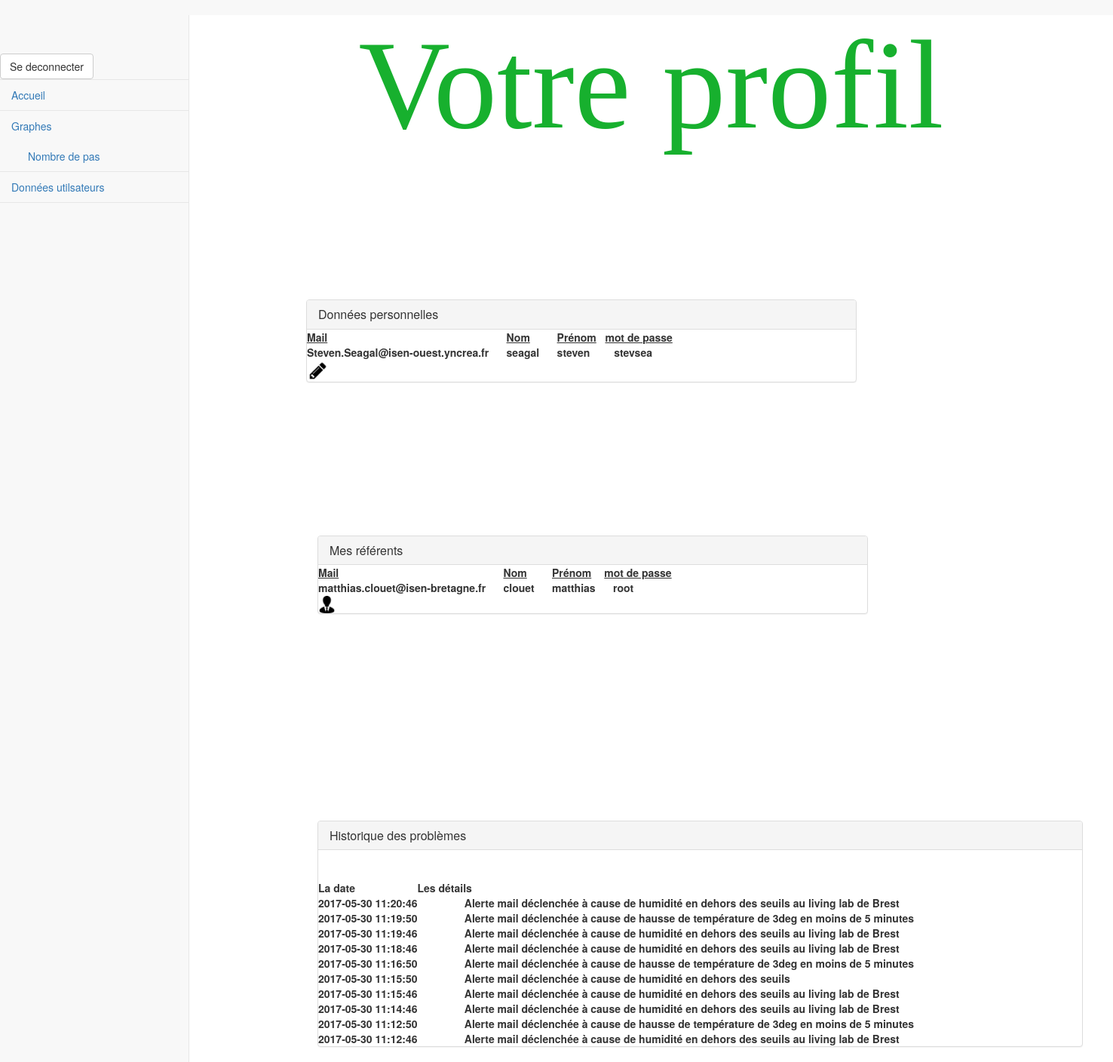
Page /web/pages/utilisateur.php (signed in) on the committed database.
### tables this page shows
CREATE TABLE `USER` (
  `MAIL_USER` varchar(50) NOT NULL,
  `LASTNAME_USER` varchar(30) DEFAULT NULL,
  `FIRSTNAME_USER` varchar(30) DEFAULT NULL,
  `PASS_USER` varchar(15) DEFAULT NULL,
  PRIMARY KEY (`MAIL_USER`)
);

CREATE TABLE `USER_CONTACT` (
  `MAIL_USER` varchar(50) NOT NULL,
  `MAIL_CONTACT` varchar(50) NOT NULL,
  PRIMARY KEY (`MAIL_USER`,`MAIL_CONTACT`),
  KEY `FK_USER_CONTACT2` (`MAIL_CONTACT`),
  CONSTRAINT `FK_USER_CONTACT` FOREIGN KEY (`MAIL_USER`) REFERENCES `USER` (`MAIL_USER`),
  CONSTRAINT `FK_USER_CONTACT2` FOREIGN KEY (`MAIL_CONTACT`) REFERENCES `CONTACT` (`MAIL_CONTACT`)
);

CREATE TABLE `CONTACT` (
  `MAIL_CONTACT` varchar(50) NOT NULL,
  `LASTNAME_CON` varchar(20) DEFAULT NULL,
  `FIRSTNAME_CON` varchar(20) DEFAULT NULL,
  `PASS_CON` varchar(15) DEFAULT NULL,
  PRIMARY KEY (`MAIL_CONTACT`)
);

CREATE TABLE `ALERT` (
  `ID_ALERT` int(11) NOT NULL AUTO_INCREMENT,
  `ID_ROOM` int(11) DEFAULT NULL,
  `MAIL_USER` varchar(50) DEFAULT NULL,
  `DTIME` datetime NOT NULL DEFAULT CURRENT_TIMESTAMP,
  `DETAIL` varchar(150) DEFAULT NULL,
  PRIMARY KEY (`ID_ALERT`)
);

### web/pages/BDD.php (the view, shortened to what this page needs)
<?php
include "../conf.php";
function affichRef($login){
		$sql = "SELECT * FROM USER_CONTACT, CONTACT WHERE USER_CONTACT.MAIL_CONTACT = CONTACT.MAIL_CONTACT AND USER_CONTACT.MAIL_USER='".$login."' ";
		global $conn;
		$resultat = $conn->query($sql);
		if ($resultat->num_rows > 0) {
    echo "<table><tr><th><u>Mail<u></th><th>&nbsp;&nbsp;&nbsp;&nbsp;&nbsp;&nbsp;<u>Nom</u></th><th>&nbsp;&nbsp;&nbsp;&nbsp;&nbsp;&nbsp;<u>Prénom</u></th><th>&nbsp;&nbsp;&nbsp;<u>mot de passe</u></th></tr>";
    while($row = $resultat->fetch_assoc()) {
        echo "<tr>\n\t<th>".$row["MAIL_CONTACT"]."</th>";
        echo "\t<th>&nbsp;&nbsp;&nbsp;&nbsp;&nbsp;&nbsp;".$row["LASTNAME_CON"]."</th>";
        echo "\t<th>&nbsp;&nbsp;&nbsp;&nbsp;&nbsp;&nbsp;".$row["FIRSTNAME_CON"]."</th>";
        echo "\t<th>&nbsp;&nbsp;&nbsp;&nbsp;&nbsp;&nbsp;".$row["PASS_CON"]."</th>";
    }
     echo"</table>";
  } else {
     echo "0 results";
  }
}
function affichDonne($login){
		$sql ="SELECT * FROM USER WHERE MAIL_USER = '".$login."' ";
		global $conn;
		$resultat = $conn->query($sql);
		if ($resultat->num_rows > 0) {
    echo "<table><tr><th><u>Mail<u></th><th>&nbsp;&nbsp;&nbsp;&nbsp;&nbsp;&nbsp;<u>Nom</u></th><th>&nbsp;&nbsp;&nbsp;&nbsp;&nbsp;&nbsp;<u>Prénom</u></th><th>&nbsp;&nbsp;&nbsp;<u>mot de passe</u></th></tr>";
    while($row = $resultat->fetch_assoc()) {
        echo "<tr>\n\t<th>".$row["MAIL_USER"]."</th>";
        echo "\t<th>&nbsp;&nbsp;&nbsp;&nbsp;&nbsp;&nbsp;".$row["LASTNAME_USER"]."</th>";
        echo "\t<th>&nbsp;&nbsp;&nbsp;&nbsp;&nbsp;&nbsp;".$row["FIRSTNAME_USER"]."</th>";
        echo "\t<th>&nbsp;&nbsp;&nbsp;&nbsp;&nbsp;&nbsp;".$row["PASS_USER"]."</th>";
    }
     echo"</table>";
  } else {
     echo "0 results";
  }
}
function AffichageHistorique($nombre){
	$sql = "SELECT * FROM ALERT ORDER BY DTIME DESC LIMIT $nombre";
	global $conn;
	$result = $conn->query($sql);
	if ($result->num_rows > 0) {
    echo "<table><th>La date</th> &nbsp;&nbsp;&nbsp;&nbsp;&nbsp;&nbsp;&nbsp;&nbsp;&nbsp;&nbsp;&nbsp;&nbsp;&nbsp;&nbsp;&nbsp;&nbsp;<th>Les détails</th><br>";
    while($row = $result->fetch_assoc()) {
        echo "<tr>\n\t<th>".$row["DTIME"]."</th>&nbsp;&nbsp;&nbsp;&nbsp;";
        echo "\t<th>&nbsp;&nbsp;&nbsp;&nbsp;&nbsp;&nbsp;&nbsp;&nbsp;&nbsp;&nbsp;&nbsp;&nbsp;&nbsp;&nbsp;&nbsp;&nbsp;".$row["DETAIL"]."</th>";
    }
     echo"</table>";
  } else {
     echo "0 results";
  }
}
 ?>

### rows in the picture
user: MAIL_USER "Steven.Seagal@isen-ouest.yncrea.fr", LASTNAME_USER "seagal", FIRSTNAME_USER "steven", PASS_USER "stevsea"
user_contact: MAIL_CONTACT.MAIL_CONTACT "matthias.clouet@isen-bretagne.fr", MAIL_CONTACT.LASTNAME_CON "clouet", MAIL_CONTACT.FIRSTNAME_CON "matthias", MAIL_CONTACT.PASS_CON "root"
alert: DTIME "2017-05-30 11:20:46", DETAIL "Alerte mail déclenchée à cause de humidité en dehors des seuils au living lab de Brest"
alert: DTIME "2017-05-30 11:19:50", DETAIL "Alerte mail déclenchée à cause de hausse de température de 3deg en moins de 5 minutes"
alert: DTIME "2017-05-30 11:19:46", DETAIL "Alerte mail déclenchée à cause de humidité en dehors des seuils au living lab de Brest"
alert: DTIME "2017-05-30 11:18:46", DETAIL "Alerte mail déclenchée à cause de humidité en dehors des seuils au living lab de Brest"
alert: DTIME "2017-05-30 11:16:50", DETAIL "Alerte mail déclenchée à cause de hausse de température de 3deg en moins de 5 minutes"
alert: DTIME "2017-05-30 11:15:50", DETAIL "Alerte mail déclenchée à cause de humidité en dehors des seuils"
alert: DTIME "2017-05-30 11:15:46", DETAIL "Alerte mail déclenchée à cause de humidité en dehors des seuils au living lab de Brest"
alert: DTIME "2017-05-30 11:14:46", DETAIL "Alerte mail déclenchée à cause de humidité en dehors des seuils au living lab de Brest"
alert: DTIME "2017-05-30 11:12:50", DETAIL "Alerte mail déclenchée à cause de hausse de température de 3deg en moins de 5 minutes"
alert: DTIME "2017-05-30 11:12:46", DETAIL "Alerte mail déclenchée à cause de humidité en dehors des seuils au living lab de Brest"
